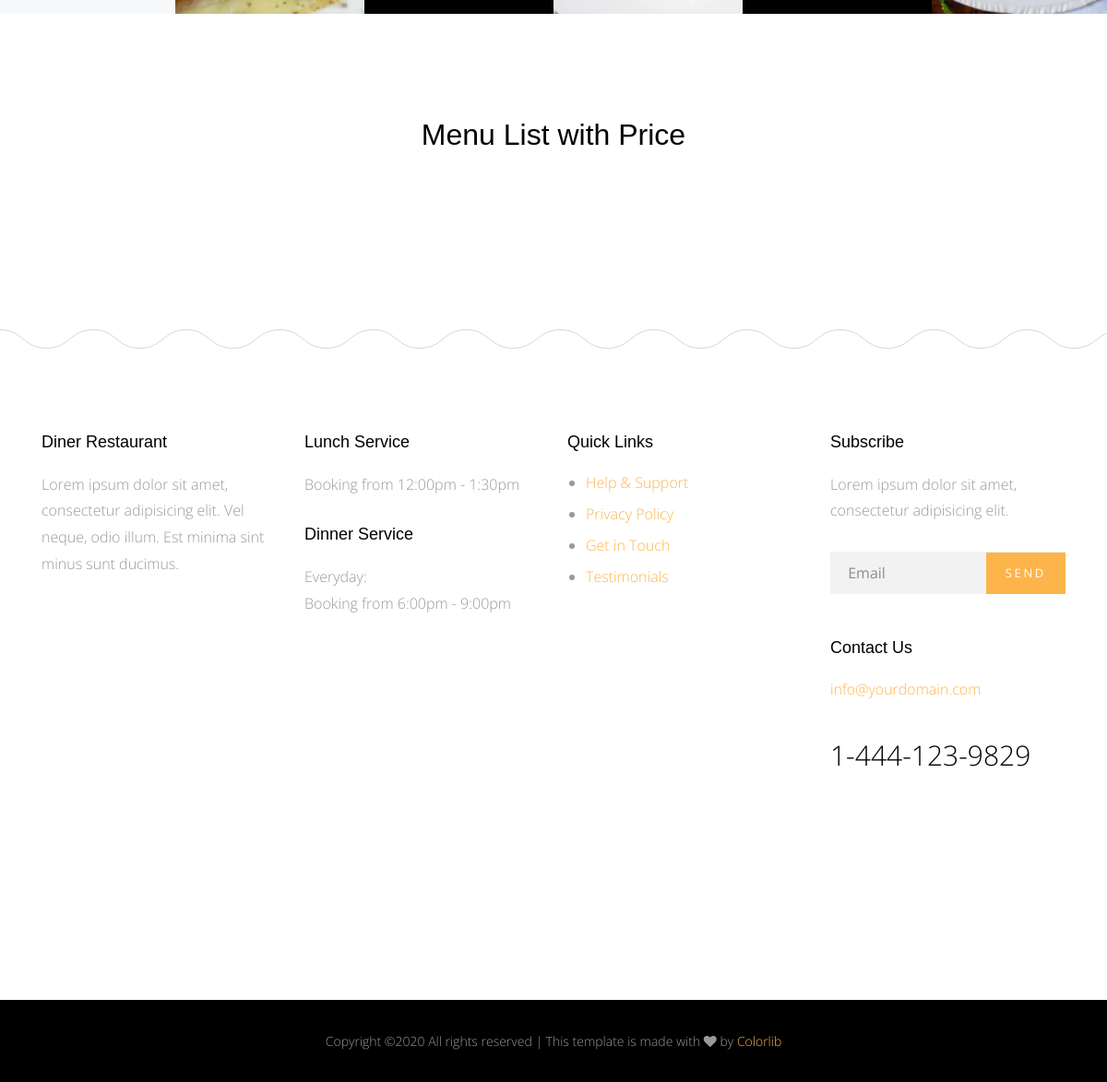
/meals/ (lower part), run on an earlier commit of the app's database.
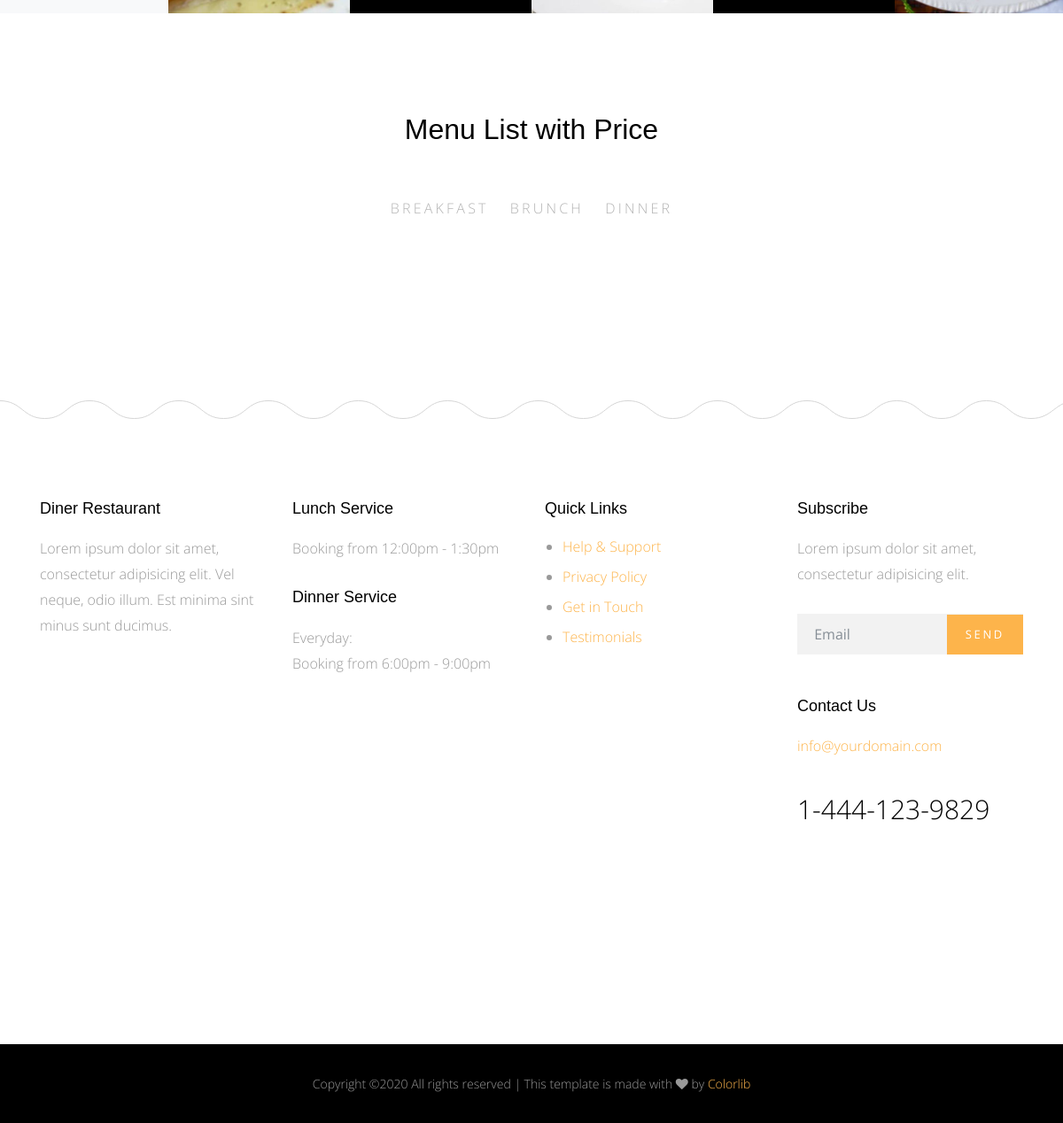
And on a later commit of the database.
### meals/models.py (models this page shows)
class Category(models.Model):
    name = models.CharField(max_length=30)
    def __str__(self):
        return self.name
    class Meta:
        verbose_name = 'category'
        verbose_name_plural = 'categories'

### meals/views.py (the view)
# urls.py: path('',views.meal_list,name='meal_list'),
def meal_list(request):
    meal_list = Meals.objects.all()
    categories = Category.objects.all()
    context = {'meal_list': meal_list, 'categories': categories}
    return render(request, 'meals/list.html', context)

### meals/templates/meals/list.html (shortened to what this page needs)
{% extends 'base.html' %} {% load static %} {% block content %}
<div class="main-wrap">
  <div class="section pt-0 pb-0">
    <div class="menus d-flex bg-light">
      <div class="d-flex item">
        <div
          class="image order-2"
          style="background-image: url(img/img_4.jpg);"
          data-aos="fade"
          data-aos-delay="300"
        ></div>
      </div>
      <div class="d-flex item">
        <div
          class="image order-1 order-lg-1 order-xl-2"
          style="background-image: url(img/img_5.jpg);"
          data-aos="fade"
          data-aos-delay="400"
        ></div>
        <div class="text order-2 order-lg-2 order-xl-1">
        </div>
      </div>
      <div class="d-flex item">
        <div
          class="image order-2 order-md-1 order-lg-1 order-xl-2"
          style="background-image: url(img/img_6.jpg);"
          data-aos="fade"
          data-aos-delay="500"
        ></div>
        <div class="text order-1 order-md-2 order-lg-2 order-xl-1">
        </div>
      </div>
    </div>
  </div>
  <div class="section">
    <div class="container">
      <div class="row justify-content-center">
        <div class="col-md-8" data-aos="fade-up">
          <h2 class="mb-5 text-center">Menu List with Price</h2>
          <ul class="nav site-tab-nav" id="pills-tab" role="tablist">
            {% for category in categories %}
            <li class="nav-item">
              <a
                class="nav-link"
                id="pills-{{category}}-tab"
                data-toggle="pill"
                href="#pills-{{category}}"
                role="tab"
                aria-controls="pills-{{category}}"
                aria-selected="true"
                >{{category}}</a
              >
            </li>
            {% endfor %}
          </ul>
          </div>
        </div>
      </div>
    </div>
  </div>
</div>
{% endblock %}

### templates/base.html (shortened to what this page needs)
<!doctype html>
<html lang="en">
  <head>
    {% load static %}
    <link rel="stylesheet" href="{% static 'css/bootstrap.css' %}">
    <link rel="stylesheet" href="{% static 'css/animate.css' %}">
    <link rel="stylesheet" href="{% static 'css/owl.carousel.min.css' %}">
    <link rel="stylesheet" href="{% static 'css/magnific-popup.css' %}">
    <link rel="stylesheet" href="{% static 'css/aos.css' %}">
    <link rel="stylesheet" href="{% static 'css/bootstrap-datepicker.css' %}">
    <link rel="stylesheet" href="{% static 'css/jquery.timepicker.css' %}">
    <link rel="stylesheet" href="{% static 'fonts/ionicons/css/ionicons.min.css' %}">
    <link rel="stylesheet" href="{% static 'fonts/fontawesome/css/font-awesome.min.css' %}">
    <link rel="stylesheet" href="{% static 'fonts/flaticon/font/flaticon.css' %}">
    <link rel="stylesheet" href="{% static 'css/style.css' %}">
  </head>
  <body>
    <div class="site-wrap">
      {% block content %} {% endblock %}
      <footer>
        <div class="site-footer">
          <div class="container">
            <div class="row small-gutters mb-5">
              <div class="col-md-6 col-lg-3 mb-5" data-aos="fade" data-aos-delay="100">
                <div class="footer-widget">
                  <h3>Diner Restaurant</h3>
                  <p>Lorem ipsum dolor sit amet, consectetur adipisicing elit. Vel neque, odio illum. Est minima sint minus sunt ducimus.</p>
                </div>
              </div>
              <div class="col-md-6 col-lg-3 mb-5" data-aos="fade" data-aos-delay="200">
                <div class="footer-widget">
                  <h3>Lunch Service</h3>
                  <p>Booking from 12:00pm - 1:30pm</p>
                  <h3>Dinner Service</h3>
                  <p>Everyday: <br> Booking from 6:00pm - 9:00pm</p>
                </div>
              </div>
              <div class="col-md-6 col-lg-3 mb-5" data-aos="fade" data-aos-delay="300">
                <div class="footer-widget">
                  <h3>Quick Links</h3>
                  <ul>
                    <li><a href="#">Help &amp; Support</a></li>
                    <li><a href="#">Privacy Policy</a></li>
                    <li><a href="#">Get in Touch</a></li>
                    <li><a href="#">Testimonials</a></li>
                  </ul>
                </div>
              </div>
              <div class="col-md-6 col-lg-3 mb-5" data-aos="fade" data-aos-delay="400">
                <div class="footer-widget footer-contact-widget">
                  <h3>Subscribe</h3>
                  <p>Lorem ipsum dolor sit amet, consectetur adipisicing elit.</p>
                  <form action="" class="form-subscribe mb-5">
                    <div class="form-group form-field">
                      <input type="submit" value="Send" class="btn btn-primary">
                      <input type="text" class="form-control" placeholder="Email">
                    </div>
                  </form>
                  <h3>Contact Us</h3>
                  <p class="contact-email">info@yourdomain.com</p>
                  <p class="contact-phone">1-444-123-9829</p>
                </div>
              </div>
            </div>
          </div>
        </div>
      </footer>
      <div class="site-footer-copyright">
        <div class="container">
          <div class="row">
             <p class="footer-text col-md-12">
Copyright &copy;<script>document.write(new Date().getFullYear());</script> All rights reserved | This template is made with <i class="fa fa-heart" aria-hidden="true"></i> by <a href="https://colorlib.com" target="_blank">Colorlib</a>
</p>
          </div>
        </div>
      </div>
  </body>
</html>

### static/css/style.css (style rules this page uses)
html { overflow-x: hidden; }
body { background: #fff; font-family: "Open Sans", cursive; font-size: 16px; line-height: 1.8; font-weight: 300; color: #999999; }
a { -webkit-transition: .3s all ease; -o-transition: .3s all ease; transition: .3s all ease; text-decoration: none; }
h1, h2, h3, h4, h5 { color: #000; font-family: "Playfair Display", Arial, sans-serif; }
.btn, .form-control { outline: none; }
.btn { font-size: 13px; text-transform: uppercase; letter-spacing: .2em; }
.btn.btn-primary { color: #fff; border-width: 2px; }
.site-tab-nav { display: block; text-align: center; margin-bottom: 80px !important; }
.site-tab-nav li { float: none; display: inline-block; *display: inline; zoom: 1; }
.site-tab-nav li a { background: none; color: #b3b3b3; font-size: 16px; text-transform: uppercase; letter-spacing: .2em; border-bottom: 2px solid transparent; padding-left: 0; padding-right: 0; margin: 0 10px; }
.site-tab-nav, .nav-pills { text-align: center; }
.site-footer { background: url("../img/curve_line.svg") repeat-x top left; padding: 7em 0; }
.site-footer .footer-widget h3 { font-size: 18px; margin-bottom: 20px; }
.site-footer .footer-widget p { margin-bottom: 30px; }
.site-footer .footer-widget ul { padding-left: 20px; }
.site-footer .footer-widget ul li { line-height: 1.5; margin-bottom: 10px; }
.site-footer-copyright { background: #000; padding: 2em 0; text-align: center; }
.site-footer-copyright p { font-size: 14px; }
.site-footer-copyright p:last-child { margin-bottom: 0; }
.footer-contact-widget .contact-email { color: #fdb44b; }
.footer-contact-widget .contact-phone { font-size: 30px; color: #000; }
.form-subscribe .form-group { position: relative; }
.form-subscribe .form-group input[type="email"], .form-subscribe .form-group input[type="text"] { -webkit-box-shadow: none !important; box-shadow: none !important; background: #f2f2f2; border: none; border-radius: 0 !important; padding-right: 100px; }
.form-subscribe .form-group input[type="submit"] { position: absolute; right: 0; top: 1px; border-radius: 0 !important; outline: none; -webkit-box-shadow: none !important; box-shadow: none !important; }
.section { padding: 7em 0; }
.menus { display: -webkit-box; display: -ms-flexbox; display: flex; -ms-flex-wrap: wrap; flex-wrap: wrap; margin-right: -15px; margin-left: -15px; }
@media (min-width: 576px) { .menus .item { -webkit-box-flex: 0; -ms-flex: 0 0 100%; flex: 0 0 100%; max-width: 100%; } }
@media (min-width: 768px) { .menus .item { -webkit-box-flex: 0; -ms-flex: 0 0 50%; flex: 0 0 50%; max-width: 50%; } }
@media (min-width: 992px) { .menus .item { -webkit-box-flex: 0; -ms-flex: 0 0 50%; flex: 0 0 50%; max-width: 50%; } }
@media (min-width: 1200px) { .menus .item { -webkit-box-flex: 0; -ms-flex: 0 0 33.33333%; flex: 0 0 33.33333%; max-width: 33.33333%; } }
.menus .item .image, .menus .item .text { width: 50%; }
.menus .item .image { background-size: cover; background-position: center center; }
.menus .item .text { padding: 40px; background: #000; }
.small-gutters { margin-right: -15px; margin-left: -15px; }
.small-gutters > [class*="col-"] { padding-right: 15px; padding-left: 15px; }

What changed in the data, as far as the page shows it:
added Category: name "BREAKFAST"
added Category: name "BRUNCH"
added Category: name "DINNER"
